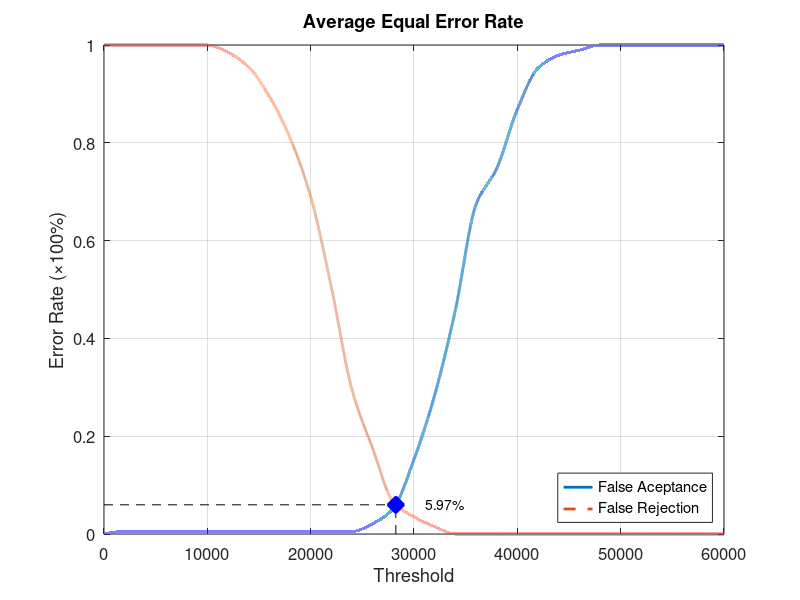
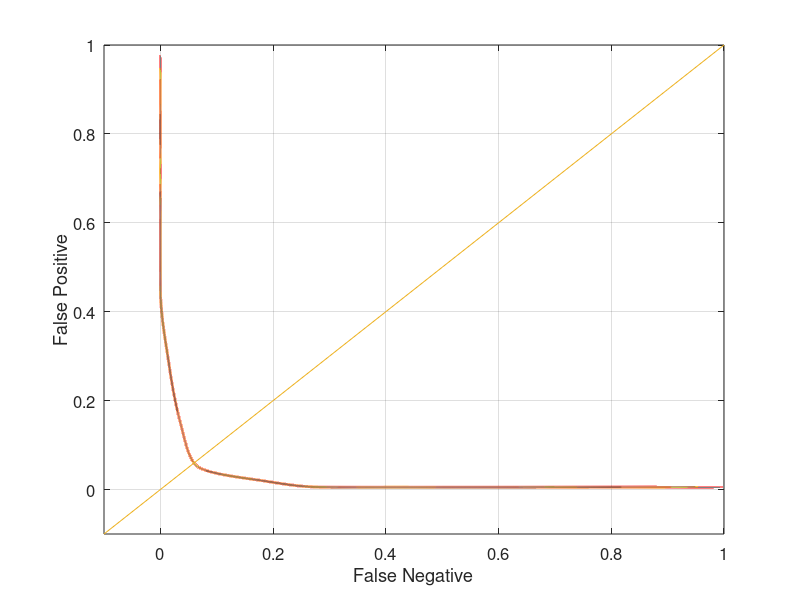

These charts were generated, in order, by the following MATLAB code:
function yEER = Database3_3
close all;
clear;
clc;
x = 0:2000:60000;
xq = 0:0.5:60000;

y0 = [0 0.00526316 0.00526316 0.00526316 0.00526316 0.00526316 0.00526316 0.00526316 0.00526316 0.00526316 0.00526316 0.00526316 0.00526316 0.0210526 0.0526316 0.152632 0.284211 0.457895 0.673684 0.747368 0.868421 0.952632 0.978947 0.989474 1 1 1 1 1 1 1];
yy0 = interp1(x, y0, xq, 'pchip');
y1 = [1 1 1 1 1 1 0.985 0.955 0.895 0.81 0.69 0.505 0.295 0.175 0.065 0.035 0.015 0 0 0 0 0 0 0 0 0 0 0 0 0 0];
yy1 = interp1(x, y1, xq, 'pchip');

% Calculating EER: 
y2 = abs(y0 - y1);
find(y2 == min(y2))
yy2 = abs(yy0 - yy1);
xEER = find(yy2 == min(yy2));
xEERIndex = xq(xEER) % X-axis EER
yEER = yy0(xEER) % Y-axis EER

main = figure
plot(xq, yy0,'-','LineWidth', 2);	hold on
plot(xq, yy1,'--','LineWidth', 2);	hold on
plot([xEERIndex xEERIndex], [0 yEER], 'k--');	hold on
plot([0 xEERIndex], [yEER yEER], 'k--');	hold on
plot(xEERIndex, yEER, 'bx', 'LineWidth', 10);	hold on
text(xEERIndex + 10 * xEERIndex / 100, yEER, [num2str(round((10000 * yEER)) / 100) '%'])
legend('False Aceptance', 'False Rejection', 'Location', 'SouthEast')
xlabel('Threshold')
ylabel('Error Rate (\times100%)')
title('Average Equal Error Rate')
set(gca, 'FontSize', 12)
axis([0 60000 0 1])
grid on

print(main, 'Database3_3Main', '-dpng');
FNRxFPR = figure('Color', [1 1 1]);
plot(yy1, yy0, '-', yy1, yy0, 'LineWidth', 2);
hold on
y = -0.1:0.1:1
plot(y, y); 
set(gca, 'FontSize', 12)
xlabel('False Negative')
ylabel('False Positive')
axis([-0.1 1 -0.1 1])
set(gca, 'FontSize', 12)
grid on

print(FNRxFPR, 'Database3_3FNRxFPR','-dpng');
end
